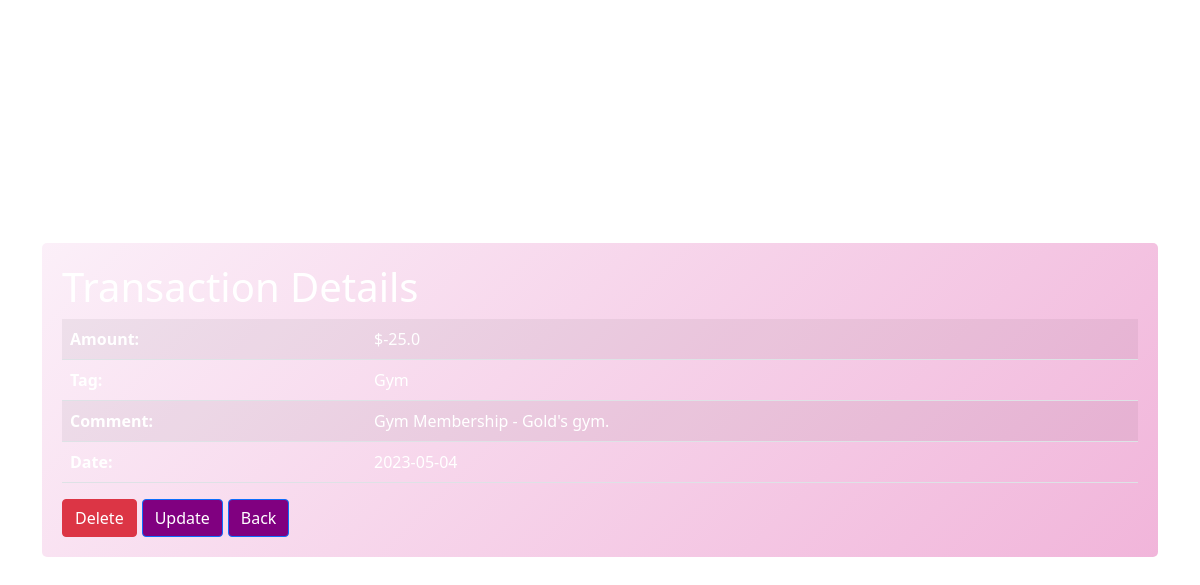
The app's page /2/view (signed in), older data.
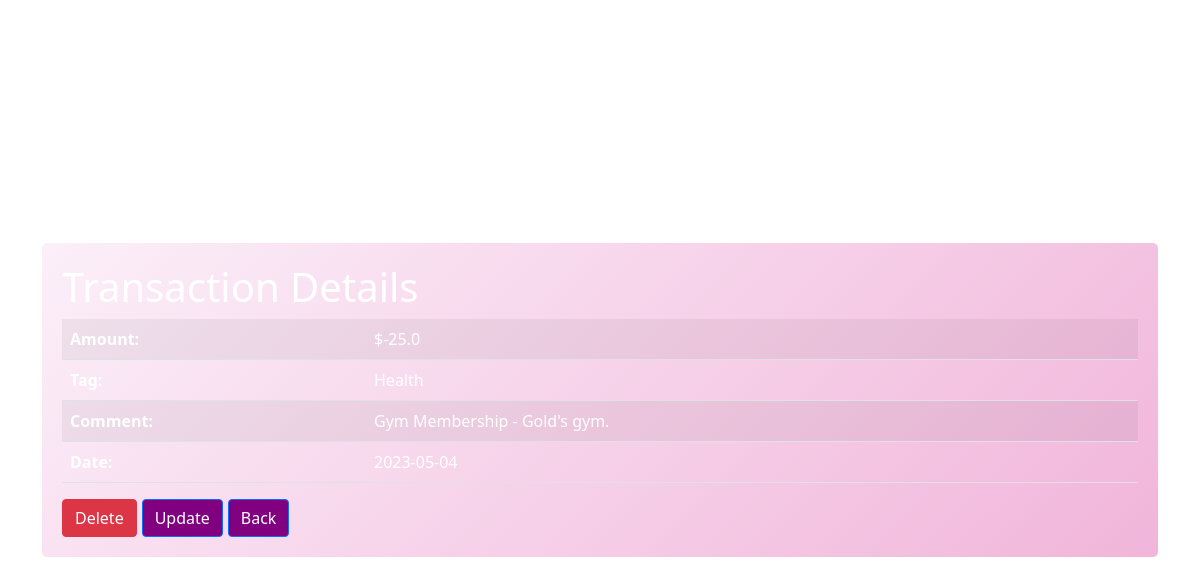
The same page, newer data.
### project/models.py (models this page shows, shortened)
class Transaction(db.Model):
    id = db.Column(db.Integer, primary_key=True)
    amt=db.Column(db.Float,nullable=False)
    tag=db.Column(db.String,nullable=False)
    comment=db.Column(db.String,nullable=True)
    trans_created=db.Column(db.Date, default=date.today())
    account_id = db.Column(db.Integer, db.ForeignKey('account.id'), nullable=False, index=True)

### project/routes.py (the view)
@main.route('/<int:transaction_id>/view',methods=['GET'])
@login_required
def view_transaction(transaction_id):
    transaction=Transaction.query.get(transaction_id)
    account=Account.query.get(transaction.account_id)
    user=User.query.get(account.user_id)
    if current_user.id==user.id:
        return render_template('view_transaction.html',transaction=transaction,user_id=user.id)
    else:
        return redirect(url_for('main.user_main_page',user_id=current_user.id))

### project/auth.py (called while the page is built)
def load_user(id):
    return User.query.get(int(id))

### project/templates/view_transaction.html
{% extends "base.html" %}
{% block content %}
<div class="containermt-3">
    <h1>Transaction Details</h1>
    <table class="table table-striped">
      <tbody>
        <tr>
          <th>Amount:</th>
          <td>${{transaction.amt}}</td>
        </tr>
        <tr>
          <th>Tag:</th>
          <td>{{transaction.tag}}</td>
        </tr>
        <tr>
          <th>Comment:</th>
          <td>{{transaction.comment}}</td>
        </tr>
        <tr>
          <th>Date:</th>
          <td>{{transaction.trans_created}}</td>
        </tr>
      </tbody>
    </table>
    <div class="buttonGroup">
      <form action="{{url_for('main.delete_transaction',transaction_id=transaction.id)}}" method="post">
        <button class="btn btn-danger d-inline-block" id="viewDelButton">Delete</button></form>
      <a href="{{url_for('main.update_transaction',transaction_id=transaction.id)}}">
        <button class="btn btn-primary d-inline-block" id="viewUpdateButton">Update</button></a>
      <a href="{{url_for('main.user_main_page',user_id=user_id)}}">
        <button class="btn btn-primary d-inline-block" id="viewBackButton">Back</button></a>
    </div>
  </div>
{% endblock %}

### project/templates/base.html (shortened to what this page needs)
<!doctype html>
<html lang="en">
<head>
    <link href="https://cdn.jsdelivr.net/npm/bootstrap@5.0.2/dist/css/bootstrap.min.css" rel="stylesheet"
>
        <link rel="stylesheet" href="{{url_for('static',filename='css/transaction_styles.css')}}">
</head>
<body>
    <div class="container">
        {% block content %}
        {% endblock %}
    </div>
</body>
</html>

### project/static/css/transaction_styles.css (style rules this page uses)
body { background-image: url("../images/background_add_transaction.png"); height: 100vh; display: flex; align-items: center; justify-content: center; background-repeat: no-repeat; background-size: cover; background-position: center; color: white; }
h1 { color: white; }
.btn-primary { background-color: purple; }
.containermt-3 { background: linear-gradient(135deg, rgba(243, 203, 234, 0.3), rgba(209, 10, 133, 0.3)); padding: 20px; border-radius: 5px; }
tbody { color: white; }
tr th { color: white; }
tr td { color: white; }
.buttonGroup { display: inline-flex; gap: 5px; }

Row changes from the older to the newer data that the page shows:
changed Transaction "Gym Membership - Gold's gym.": tag "Gym" → "Health"
